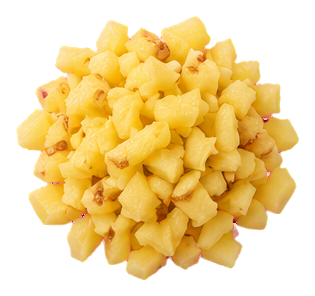
#> input picture assets/cook/items/veg-aadu-chopped-t.webp, 315 x 296 px, given in place of KT.png, which was not available
$ python s19_k2_cut.py ../../../assets/cook/items/veg-aadu-chopped-t.webp   (older library calls are emulated)
#> lines starting #> are read from the running program, lines starting #| are printed output that depends on the picture; after the words box and inside, x2 and y2 are one past the last pixel; in counts of white or black regions, pixels touching at a corner belong together
### build/tools/art/s19_cut.py
#!/usr/bin/env python3
"""Cut the S19 full run's pieces off magenta (Zafar, 10 Nov overnight: "prioritize the cutting out and processing").
Each source line in sources/art/s19-full/results/best/ is keyed (soft alpha from how magenta a pixel is), despilled (the magenta
taken back out of the edge colours), split into its objects (connected parts, ordered row by row, left to right), trimmed, and
saved as webp under assets/cook/items/v4/<game>/<name>.webp. Contact shadows drawn on the magenta are dropped: shadows are code's.
A contact sheet of every piece on a checkerboard is written for judging.
Side-on glass on the wall and marble (B1, B1f, B2) has its own cutter, glass_cut.
Usage: python3 build/tools/art/s19_cut.py [--only F4,K6] [--sheet out.jpg]
The second half (s19-wave-e2): --only K2,K6c,C5,C5-drizzle,C6,C10,C10-drizzle,S2,S4,B1,B1f,B2,B3,K4,K7 --sheet sources/art/s19-full/cuts/contact-sheet-3.jpg"""
import sys, os, json
import numpy as np
from PIL import Image, ImageDraw, ImageFont
from scipy import ndimage
import cv2

SRC = "sources/art/s19-full/results/best/"
MINI = "sources/art/s19-mini/results/"
OUT = "assets/cook/items/v4/"
# line -> (game, names in reading order, max side in px)
LINES = {
    "F4": ("daar", ["jeeru", "rai", "hardar", "loon", "lal-marcha", "lasan", "lila-marcha", "elchi"], 360),
    "K6": ("kit", ["ladle", "slotted-spoon-cloth", "knife"], 700),
    "F6": ("maani", ["dough-wheat", "dough-millet"], 420),
    "K5": ("kit", ["plate-steel", "plate-cream"], 640),
    "P1": ("chop", ["bataato-whole", "bataato-half-a", "bataato-half-b", "dungri-whole", "dungri-half-a", "dungri-half-b",
                    "tameto-whole", "tameto-half-a", "tameto-half-b"], 360),
    "P2": ("chop", ["marcha-whole", "marcha-half-a", "marcha-half-b", "lasan-whole", "lasan-half-a", "lasan-half-b",
                    "adu-whole", "adu-half-a", "adu-half-b"], 360),
    # K4 #101 (10 Nov, four stages; Zafar: raw, part, cooked, over): the three names corn uses keep their stage, the fourth is new
    "K4": ("corn", ["cob-raw", "cob-turned", "cob-done", "cob-over"], 900),
    "K3": ("kit", ["tray-steel"], 1000),
    # K7 #103 (10 Nov): four fried stages (raw, part, cooked, over) and the boiled halves; the part-cooked one is new
    "K7": ("eggs", ["egg-cracked", "egg-part", "egg-cooked", "egg-overdone", "egg-boiled-half-a", "egg-boiled-half-b"], 360),
    "F7": ("eggs", ["bowl-of-eggs"], 600),
    "K1": ("sekelo", ["skewer-empty"], 1000),
    # K6b (the slotted spoon alone) is left out: its light reads from the lower right (artcolour); samosa keeps K6's spoon on its cloth
    "C7": ("chaat", ["layer-tameto"], 800), "C9": ("chaat", ["layer-fudino"], 800), "C10": ("chaat", ["layer-amli"], 800),
    "C11": ("chaat", ["layer-dai"], 800), "C8": ("chaat", ["layer-marcha"], 800),
    "F3": ("chaat", ["bataato", "chana", "dungri", "tameto", "marcha", "kothmir", "sev", "lili-chutney", "amli-chutney", "dai"], 360),
    "F5": ("samosa", ["bataato", "vatana", "dungri", "marcha", "kothmir", "kheemo", "gajar", "kobi"], 360),
    "S1": ("samosa", ["sheet-top"], 900), "S3": ("samosa", ["filling"], 600),
    # the second half (run-report-2.md, 10 Nov evening): s19-wave-e2
    # K2 #98: five pieces (rows: meat, tomato, onion, pepper, potato) x four stages (columns: raw, part, cooked, over)
    "K2": ("sekelo", [f"{p}-{st}" for p in ["meat", "tomato", "onion", "pepper", "potato"] for st in ["raw", "part", "cooked", "over"]], 300),
    "K6c": ("kit", ["cloth"], 600),   # #94: the slotted spoon's folded cloth alone, its handle's dent
    "C5": ("chaat", ["layer-lili"], 800), "C5-drizzle": ("chaat", ["layer-lili-drizzle"], 800),   # #24 ribbons, #111 drizzles
    "C6": ("chaat", ["layer-dungri"], 800),   # #95
    "C10-drizzle": ("chaat", ["layer-amli-drizzle"], 800),   # #110 (C10 #39, the smears, is layer-amli above)
    "S2": ("samosa", ["sheet-under"], 900),   # #92: the round sheet's underside
    "S4": ("samosa", ["samosa-raw", "samosa-part", "samosa-cooked", "samosa-over"], 400),   # #97
    "B3": ("baking", ["tray-raw", "tray-baked"], 900),   # #87: the naan tray raw and baked
}
# side-on glass on a cream wall over white marble, not magenta (glass_cut below): line -> (game, names, max side, options)
GLASS = {
    # B1 #108: the empty bowl, flour (half), the shaggy dough; B1f #109: flour at a quarter, a half, three quarters
    "B1": ("baking", ["bowl-empty", "bowl-flour", "bowl-shaggy"], 600, "bowl"),
    "B1f": ("baking", ["bowl-flour-1", "bowl-flour-2", "bowl-flour-3"], 600, "bowl"),
    # B2 #83: the measuring jug empty, then water at a quarter, a half, three quarters, full
    "B2": ("baking", ["jug-0", "jug-1", "jug-2", "jug-3", "jug-4"], 500, "jug"),
}
# their lower outlines (below the counter's seam the marble can't be modelled), measured on the sources (rows from 3 px above the
# seam, the half-width as a share of the half-width at the seam): the bowl's taper to its foot; the jug straight, round corners
BOWL_LOW = [(3, 1.0), (22, 0.95), (42, 0.885), (62, 0.78), (82, 0.67), (97, 0.52), (104, 0.41)]
JUG_LOW = [(d, 1.0) for d in range(0, 47)] + [(47 + u, (86 - 25 + (25 ** 2 - u ** 2) ** 0.5) / 86) for u in range(0, 26)]
WHOLE = {"C5", "C5-drizzle", "C6", "C7", "C8", "C9", "C10", "C10-drizzle", "C11"}   # a topping layer is one piece made of many bits: keep the picture whole

def alpha_of(a):
    r, g, b = a[..., 0], a[..., 1], a[..., 2]
    m = np.minimum(r, b) - g                         # how magenta: both red and blue well above green
    bal = 1 - np.clip(np.abs(r - b) / 90.0, 0, 1)    # and red close to blue (a red chilli or a pink onion is not)
    score = m * bal
    return np.clip((150 - score) / 90.0, 0, 1)       # score <= 60: solid; >= 150: background

def despill(a, al):
    out = a.copy()
    k = (al > 0) & (al < 1)
    M = np.array([255.0, 0, 255.0])
    est = (a[k] - (1 - al[k, None]) * M) / np.maximum(al[k, None], 0.15)
    out[k] = np.clip(est, 0, 255)
    # any leftover pink cast at the rim: red and blue no higher than the brighter of green and their own mean
    r, g, b = out[..., 0], out[..., 1], out[..., 2]
    over = (np.minimum(r, b) - g) > 40
    edge = al < 0.98
    fix = over & edge
    avg = (r + g + b) / 3
    out[fix, 0] = np.minimum(r[fix], np.maximum(g[fix] + 40, avg[fix]))
    out[fix, 2] = np.minimum(b[fix], np.maximum(g[fix] + 40, avg[fix]))
    return out

def pieces(al, n):
    lab, k = ndimage.label(al > 0.5)
    if k == 0: return []
    sizes = ndimage.sum(np.ones_like(al), lab, range(1, k + 1))
    keep = [i + 1 for i in np.argsort(-sizes) if sizes[i] > al.size * 0.0015]
    boxes = [ndimage.find_objects((lab == i).astype(int))[0] for i in keep]
    # merge parts whose boxes overlap (a ball heap's crumbs, a cloth under a handle)
    items = [[i, b] for i, b in zip(keep, boxes)]
    merged = True
    while merged and len(items) > n:
        merged = False
        for x in range(len(items)):
            for y in range(x + 1, len(items)):
                (ia, ba), (ib, bb) = items[x], items[y]
                if ba[0].start < bb[0].stop and bb[0].start < ba[0].stop and ba[1].start < bb[1].stop and bb[1].start < ba[1].stop:
                    items[x] = [ia if isinstance(ia, list) else [ia], None]
                    items[x][0] = (ia if isinstance(ia, list) else [ia]) + (ib if isinstance(ib, list) else [ib])
                    items[x][1] = (slice(min(ba[0].start, bb[0].start), max(ba[0].stop, bb[0].stop)), slice(min(ba[1].start, bb[1].start), max(ba[1].stop, bb[1].stop)))
                    items.pop(y); merged = True; break
            if merged: break
    items = items[:n] if len(items) >= n else items
    # reading order: rows by centre y (tolerance half the median height), then x
    hs = np.median([b[0].stop - b[0].start for _, b in items])
    items.sort(key=lambda it: ((it[1][0].start + it[1][0].stop) / 2, (it[1][1].start + it[1][1].stop) / 2))
    rows, cur = [], []
    for it in items:
        cy = (it[1][0].start + it[1][0].stop) / 2
        if cur and abs(cy - (cur[0][1][0].start + cur[0][1][0].stop) / 2) > hs * 0.5: rows.append(cur); cur = []
        cur.append(it)
    if cur: rows.append(cur)
    out = []
    for r in rows: out += sorted(r, key=lambda it: it[1][1].start)
    return [(lab, it[0] if isinstance(it[0], list) else [it[0]], it[1]) for it in out]

def save(rgb, al, box, ids, lab, path, maxside, pad=6):
    y0, y1 = max(0, box[0].start - pad), min(al.shape[0], box[0].stop + pad)
    x0, x1 = max(0, box[1].start - pad), min(al.shape[1], box[1].stop + pad)
    mask = np.isin(lab[y0:y1, x0:x1], ids) if ids is not None else np.ones((y1 - y0, x1 - x0), bool)
    # keep soft edges near the piece, drop other pieces' pixels in the box
    near = ndimage.binary_dilation(mask, iterations=3)
    a = al[y0:y1, x0:x1] * near
    c = np.clip(rgb[y0:y1, x0:x1], 0, 255).astype(np.uint8)
    # (s19-wave-e2: a 1-2 px magenta rim stayed on yellow, orange and green pieces, the potato, the fried samosa, the drizzles, where red
    # and blue are far apart so the key reads them as food: the rim's colour is taken from the piece's own inside, its alpha kept)
    inside = ndimage.binary_erosion(a > 0.5, iterations=3)
    rim = (a > 0.01) & ~inside
    if inside.any() and rim.any():
        _, (iy, ix) = ndimage.distance_transform_edt(~inside, return_indices=True)
        c[rim] = c[iy[rim], ix[rim]]   # (each rim pixel the colour of the nearest pixel well inside)
    im = Image.fromarray(np.dstack([c, np.clip(a * 255, 0, 255).astype(np.uint8)]), "RGBA")
    s = maxside / max(im.size)
    if s < 1: im = im.resize((round(im.width * s), round(im.height * s)), Image.LANCZOS)
    os.makedirs(os.path.dirname(path), exist_ok=True); im.save(path, "WEBP", quality=90, method=6)
    return im

# [97 lines left out: functions glass_cut, main, not called in this run]

# [2 lines that do not run on import are left out]

### build/tools/art/edge_bleed.py
#!/usr/bin/env python3
"""Take the magenta out of a cut's soft edge (ART-76, 10 Nov: a hairline pink rim on most S19 cuts).
For every semi-transparent pixel, the colour is replaced by the colour of the nearest solid pixels of the piece itself (the
standard edge-bleed for cut-outs): the alpha is kept, so the edge stays soft, but it can no longer carry the magenta it was cut from.
A pinkish solid pixel within 2 px of the soft edge (min(r,b) - g over 40, red near blue) is treated as edge too.
Usage: python3 build/tools/art/edge_bleed.py [--check] FILE_OR_DIR ...   (--check: report, change nothing)"""
import sys, os
import numpy as np
from PIL import Image
from scipy import ndimage

# [5 lines left out: function pink_share, not called in this run]

def bleed(a):
    a = a.astype(float); al = a[..., 3]
    r, g, b = a[..., 0], a[..., 1], a[..., 2]
    soft = (al > 0) & (al < 250)
    rim = ndimage.binary_dilation(soft, iterations=2)  # a pinkish solid pixel counts only within 2 px of the soft edge (a red onion's own purple stays)
    pinkish = ((np.minimum(r, b) - g) > 40) & (np.abs(r - b) < 90) & rim
    solid = (al >= 250) & ~pinkish
    if solid.sum() == 0: return a.astype(np.uint8)
    # nearest solid pixel for every pixel
    _, (iy, ix) = ndimage.distance_transform_edt(~solid, return_indices=True)
    near = a[iy, ix, :3]
    # smooth the borrowed colour a little so the rim isn't blocky
    for c in range(3): near[..., c] = ndimage.uniform_filter(near[..., c], 3)
    fix = (al > 0) & ((al < 250) | pinkish)
    a[fix, :3] = near[fix]
    return np.clip(a, 0, 255).astype(np.uint8)

# see-through glass and thin steel keep their soft pixels as cut (their soft edge is the glass, not a rim): baking's bowls and jugs,
# the empty skewer; s19-k3: the walnut-lid glass jars
SKIP = ("/baking/jug-", "/baking/bowl-", "/baking/jar-", "/sekelo/skewer-empty")

# [21 lines left out: functions files, main, not called in this run]

# [2 lines that do not run on import are left out]

### build/tools/art/s19_k2_cut.py
#!/usr/bin/env python3
"""Cut the S19 kitchen-and-items run (11 Nov) off magenta with s19_cut.py's keying, then edge_bleed's clean edge.
Each pick in sources/art/s19-k2/results/best/ -> its pieces in reading order (rows, then left to right), saved as webp.
The kitchen paintings (KG, KO, KS) and B5 (jugs drawn on a wall, not magenta) are not cut here.
Usage: python3 build/tools/art/s19_k2_cut.py [--only SD1,D3]"""
import os, sys
import numpy as np
from PIL import Image
sys.path.insert(0, os.path.dirname(__file__))
from s19_cut import alpha_of, despill, save, pieces
from edge_bleed import bleed

SRC = "sources/art/s19-k2/results/best/"
OUT = "assets/cook/"
LINES = {
    "KT": ("serve", ["tray-src"], 1400),
    "SD1": ("serve", ["dish-chai", "dish-maani", "dish-daar"], 640),
    "SD2": ("serve", ["dish-sekelo", "dish-samosa", "dish-chaat"], 640),
    "SD3": ("serve", ["dish-corn", "dish-naan", "dish-chop"], 640),
    "D1": ("items/v4/daar", ["pot-empty"], 1000),
    "D2": ("items/v4/daar", ["pot-oil"], 1000),
    "D3": ("items/v4/daar", ["disc-seeds", "disc-onion", "disc-onion-chilli", "disc-masala", "disc-daar", "disc-tadka"], 520),
    "K8": ("items/v4/samosa", ["karahi-oil"], 1000),
    "M1": ("items/v4/maani", ["board", "pin"], 900),
    "K2b": ("items/v4/sekelo", [f"{k}-{s}" for k in ("chicken", "chilli", "corn") for s in ("raw", "part", "cooked", "over")], 360),
    "K9": ("items/v4/sekelo", [f"bowl-{k}" for k in ("meat", "tomato", "onion", "pepper", "potato", "chicken", "chilli", "corn")], 420),
    "E5": ("items/v4/eggs", ["egg-whole", "boiled-runny-a", "boiled-runny-b", "boiled-soft-a", "boiled-soft-b", "boiled-firm-a", "boiled-firm-b", "boiled-over-a", "boiled-over-b"], 360),
    "S5": ("items/v4/samosa", ["plate-napkin"], 900),
    "B3a": ("items/v4/baking", ["naan-tray-raw", "naan-tray-part"], 900),
    "B3b": ("items/v4/baking", ["naan-tray-baked", "naan-tray-over"], 900),
    "PS1": ("items/v4/pantry", ["orange", "apple", "pear"], 420),
    "P1": ("items/v4/kit", ["pot-water"], 900),
    "P2": ("items/v4/kit", ["pot-empty"], 900),
}

def main():
    only = None
    if "--only" in sys.argv: only = sys.argv[sys.argv.index("--only") + 1].split(",")
    done = []
    for line, (folder, names, maxside) in LINES.items():
        if only and line not in only: continue
        a = np.asarray(Image.open(SRC + line + ".png").convert("RGB")).astype(float)
        al = alpha_of(a); rgb = despill(a, al)
#> in alpha_of, `bal = 1 - np.clip(np.abs(r - b) / 90.0, 0, 1)`:
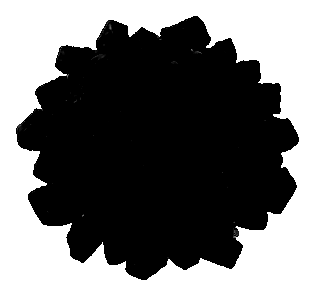
#> bal: shape (296, 315) float64; min 0, max 1, mean 0.438
#> in alpha_of, `return np.clip((150 - score) / 90.0, 0, 1)`: returned value: shape (296, 315) float64; every value is 1
#> in despill, `k = (al > 0) & (al < 1)`: k: shape (296, 315) bool; every value is 0
#> in despill, `est = (a[k] - (1 - al[k, None]) * M) / np.maximum(al[k, None], 0.15)`: est = empty array
#> in despill, `avg = (r + g + b) / 3`:
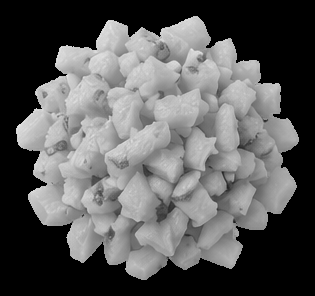
#> avg: shape (296, 315) float64; min 0, max 234, mean 91
        ps = pieces(al, len(names))
#> in pieces, `lab, k = ndimage.label(al > 0.5)`: lab: shape (296, 315) int32; every value is 1
#> in pieces, `lab, k = ndimage.label(al > 0.5)`: k = 1
#> in pieces, `sizes = ndimage.sum(np.ones_like(al), lab, range(1, k + 1))`: sizes = [93240]
#> in pieces, `keep = [i + 1 for i in np.argsort(-sizes) if sizes[i] > al.size * 0.00..`: keep = [1]
#> in pieces, `boxes = [ndimage.find_objects((lab == i).astype(int))[0] for i in keep]`: boxes = 1 item
#> in pieces, `hs = np.median([b[0].stop - b[0].start for _, b in items])`: hs = 296
#> the loop in pieces, `for it in items:` made 1 pass
#> cy on pass 1: 148
#> after the loop in pieces, `for it in items:`: cur = 1 item; rows = []
#> the loop in pieces, `for r in rows: out += sorted(r, key=lambda it: it[1][1].start)` made 1 pass
#> ps = 1 item
        if len(ps) != len(names): print(f"{line}: found {len(ps)} pieces, want {len(names)}")
        for (lab, ids, box), nm in zip(ps, names):
            path = f"{OUT}{folder}/{nm}.webp"
#> path = 'assets/cook/serve/tray-src.webp'
            save(rgb, al, box, ids, lab, path, maxside)
#> in save, `y0, y1 = max(0, box[0].start - pad), min(al.shape[0], box[0].stop + pad)`: y0 = 0; y1 = 296
#> in save, `x0, x1 = max(0, box[1].start - pad), min(al.shape[1], box[1].stop + pad)`: x0 = 0; x1 = 315
#> in save, `mask = np.isin(lab[y0:y1, x0:x1], ids) if ids is not None else np.ones..`: mask: shape (296, 315) bool; every value is 1
#> in save, `inside = ndimage.binary_erosion(a > 0.5, iterations=3)`:
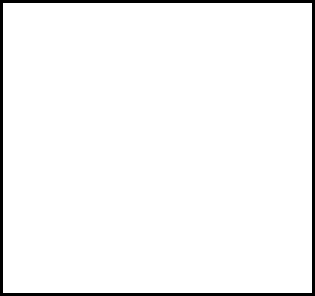
#> inside: shape (296, 315) bool; 96.1% white; 1 black region, box (x1, y1, x2, y2) and area: (0, 0, 315, 296) 3630
#> in save, `_, (iy, ix) = ndimage.distance_transform_edt(~inside, return_indices=T..`:
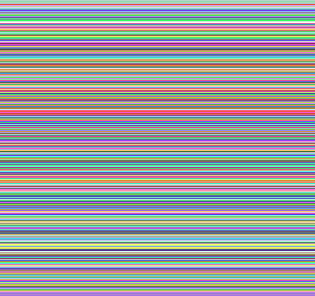
#> iy: shape (296, 315) int32; 290 distinct labels, from 3 to 292; one colour per label, 0 black
#> in save, `_, (iy, ix) = ndimage.distance_transform_edt(~inside, return_indices=T..`:
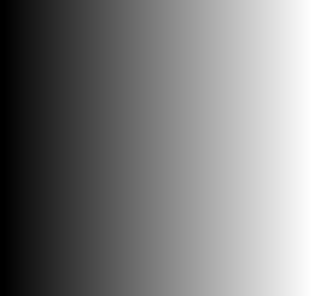
#> ix: shape (296, 315) int32; min 3, max 311, mean 157; drawn with min black and max white
            im = np.asarray(Image.open(path).convert("RGBA"))
#> im: shape (296, 315, 4)
            Image.fromarray(bleed(im), "RGBA").save(path, "WEBP", quality=90, method=6, exact=True)
#> in bleed, `al = a[..., 3]`: al: shape (296, 315) float64; every value is 255
#> in bleed, `_, (iy, ix) = ndimage.distance_transform_edt(~solid, return_indices=Tr..`:
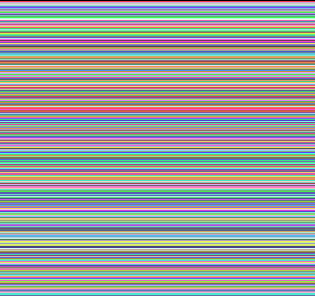
#> iy: shape (296, 315) int32; 296 distinct labels, from 0 to 295; one colour per label, 0 black
#> after the loop in bleed, `for c in range(3): near[..., c] = ndimage.uniform_filter(near[..., c],..`:
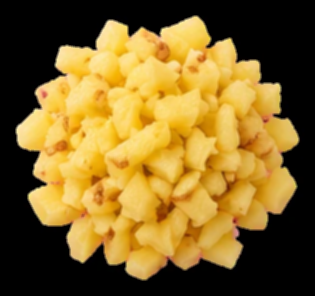
#> near: shape (296, 315, 3) float64; mean R, G, B 130.1, 102.3, 41.4; drawn with min black and max white
            done.append(path)
#> pass 2 of the loop in main, `for line, (folder, names, maxside) in LINES.items():`:
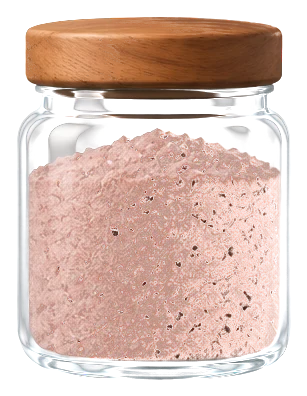
#> input picture assets/cook/items-s17-stove/f-black-salt-jar.webp, 307 x 396 px, given in place of SD1.png, which was not available
#> m: shape (396, 307) float64
#> bal: shape (396, 307) float64
#> score: shape (396, 307) float64
#> avg: shape (396, 307) float64
#> lab: shape (396, 307) int32; every value is 1
#> the loop in pieces (call 2), `for it in items:` made 1 pass
#> cy on pass 1: 198
#> the loop in pieces (call 2), `for r in rows: out += sorted(r, key=lambda it: it[1][1].start)` made 1 pass
#| SD1: found 1 pieces, want 3
#> path = 'assets/cook/serve/dish-chai.webp'
#> y1 = 396
#> x1 = 307
#> mask: shape (396, 307) bool; every value is 1
#> in save (call 2), `inside = ndimage.binary_erosion(a > 0.5, iterations=3)`:
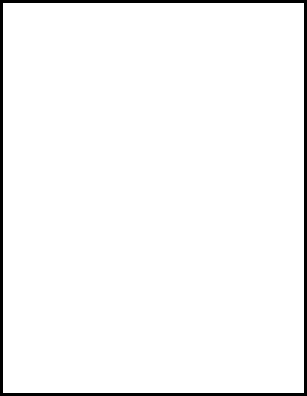
#> inside: shape (396, 307) bool; 96.6% white; 1 black region, box (x1, y1, x2, y2) and area: (0, 0, 307, 396) 4182
#> in save (call 2), `_, (iy, ix) = ndimage.distance_transform_edt(~inside, return_indices=T..`:
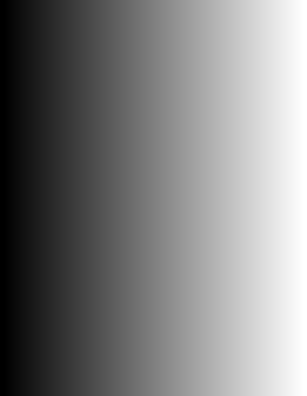
#> ix: shape (396, 307) int32; min 3, max 303, mean 153; drawn with min black and max white
    print(len(done), "pieces")

if __name__ == "__main__":
#> (the run stopped early here; a loop or call above may not have finished)
